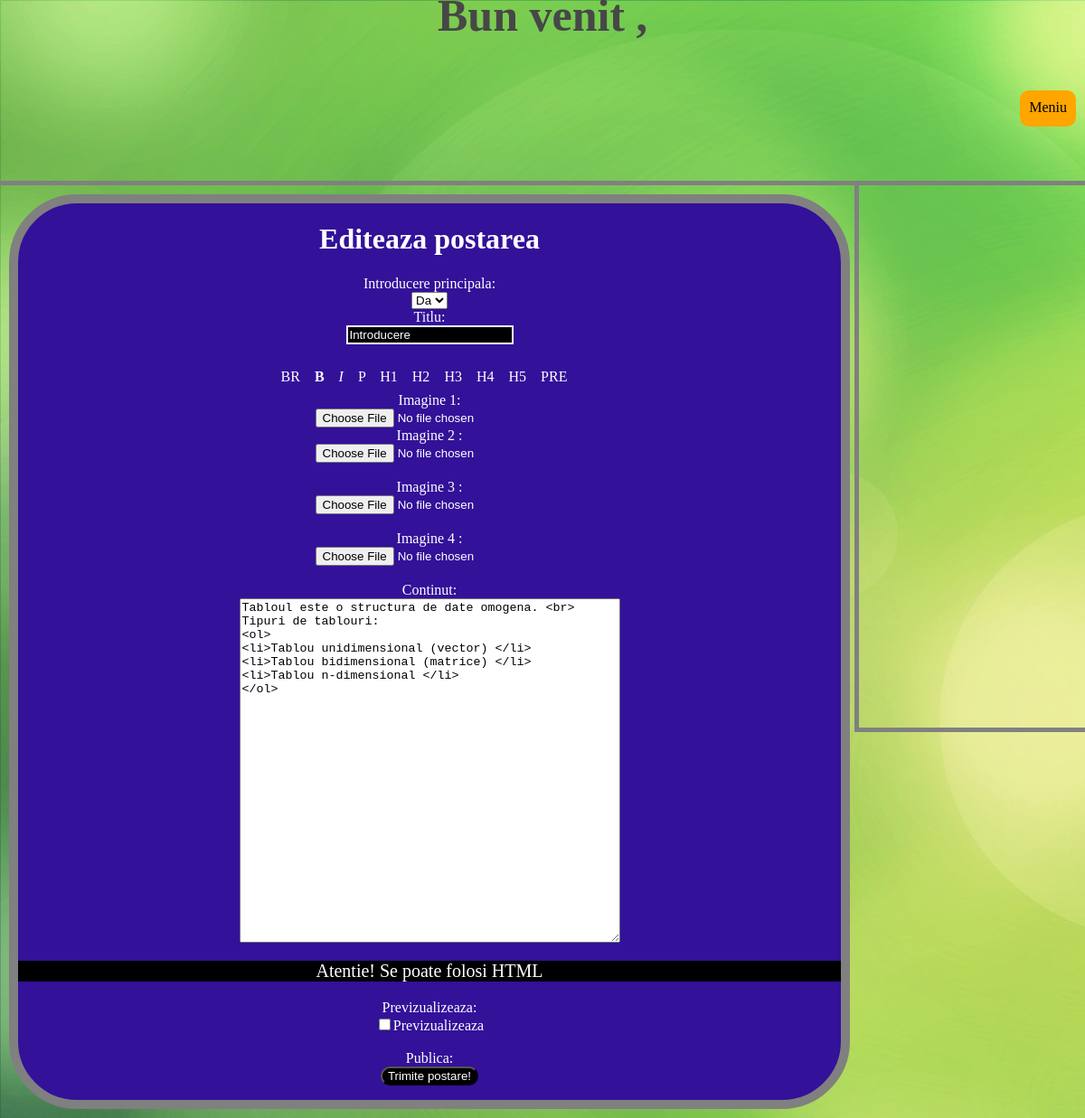
The page /admin/edit_posts.php?editare=1&int=da (signed in) on the database its author committed.
### tables this page shows
CREATE TABLE IF NOT EXISTS `introducere` (
`id` int(11) NOT NULL,
  `titlu` varchar(255) NOT NULL,
  `continut` text NOT NULL,
  `ismain` enum('Da','Nu') NOT NULL DEFAULT 'Da',
  `img1` varchar(255) NOT NULL,
  `img2` varchar(255) NOT NULL,
  `img3` varchar(255) NOT NULL,
  `img4` varchar(255) NOT NULL
);

### admin/edit_posts.php (the view, shortened to what this page needs)
<?php
$edit_id = $_GET['editare'];
$query = mysql_query("SELECT `post_author` FROM `posts` WHERE `post_id` = '$edit_id' ");
$row = mysql_fetch_row($query);
$autor = $row[0];
if($_SESSION['user_level']=='a' && $_SESSION['user_nick'] != $autor){
echo '<script>alert("Nu esti autorizat sa editezi postarea lui '. $autor .'")</script>';
echo "<script>window.open('view_posts.php', '_self')</script>";
}
else {
require_once 'antet_admin.php';
?>
<div id="center2"> <h1 class="centru">Editeaza postarea</h1>
<?php
if(!isset($_GET['int'])){
if(isset($_GET['editare'])){
$edit_id = $_GET['editare'];
$edit_query = "select * from posts where post_id='$edit_id'";
$run_edit = mysql_query($edit_query);
while ($edit_row=mysql_fetch_array($run_edit)) {
  $post_id = $edit_row['post_id'];
  $post_title = $edit_row['post_title'];
  $post_author = $edit_row['post_author'];
  $post_keywords = $edit_row['post_keywords'];
  $post_image = $edit_row['post_image'];
  $post_image2 = $edit_row['img1'];
  $post_image3 = $edit_row['img2'];
  $post_image4 = $edit_row['img3'];
  $post_image5 = $edit_row['img4'];
  $post_image6 = $edit_row['img5'];
  $post_image7 = $edit_row['img6'];
  $post_image8 = $edit_row['img7'];
  $post_image9 = $edit_row['img8'];
  $post_image10 = $edit_row['img9'];
  $post_image11 = $edit_row['img10'];
  $post_image12 = $edit_row['img11'];
  $post_image13 = $edit_row['img12'];
  $post_image14 = $edit_row['img13'];
  $post_image15 = $edit_row['img14'];
  $post_content = htmlentities($edit_row['post_content']);
  $post_date = $edit_row['post_date'];
  $post_category = $edit_row['post_category'];
}
}
?>
 <form method="post" action="edit_posts.php?editare=<?php echo $post_id; ?>" enctype="multipart/form-data">
     Titlu:<br>
   	 <input type="text" name="title" value="<?php echo $post_title?>" autofocus><br>
   	 Categorie:<br>
     <select name="alege2">
     <option value="<?php echo $post_category; ?>"><?php echo $post_category; ?></option>
     <?php $cat_query = "SELECT DISTINCT post_category from posts where post_category != '$post_category' ";
      $cat_edit = mysql_query($cat_query);
      while ($cat_nick=mysql_fetch_array($cat_edit)) {
  $categorie = $cat_nick['post_category']; ?>
  <option value="<?php echo $categorie; ?>"><?php echo $categorie;  ?></option>
  <?php } ?>
</select><br />
	 Autor:<br>
   	 <input type="text" name="author" value="<?php echo $post_author?>"><br>
	 Cuvinte cheie:<br>
   	 <input type="text" name="keywords" value="<?php echo $post_keywords?>"><br>
	 <a href="javascript:imga();" id="imgbuton">Adauga Imagini</a><br/>
	 <div class="imagini">
	 Imagine 1:<br>
   	 <input type="file" name="img1"><br>
	 	 <br>
	<?php if($post_image !=''){ ?> <img src="../images/<?php echo $post_image;?>" width="200px" height="150px"><br><?php } ?>
     Imagine 2 :<br>
     <input type="file" name="img2"><br>
	<?php if($post_image2!=''){ ?> <img src="../images/<?php echo $post_image2;?>" width="200px" height="150px"><br><?php } ?>
	 <br>
     Imagine 3 :<br>
     <input type="file" name="img3"><br>
	<?php if($post_image3!=''){ ?> <img src="../images/<?php echo $post_image3;?>" width="200px" height="150px"><br><?php } ?>
	 <br>
     Imagine 4 :<br>
     <input type="file" name="img4"><br>
	<?php if($post_image4!=''){ ?> <img src="../images/<?php echo $post_image4;?>" width="200px" height="150px"><br><?php } ?>
	 <br>
	 Imagine 5 :<br>
     <input type="file" name="img5"><br>
	<?php if($post_image5!=''){ ?> <img src="../images/<?php echo $post_image5;?>" width="200px" height="150px"><br><?php } ?>
	 <br>
     Imagine 6 :<br>
     <input type="file" name="img6"><br>
	<?php if($post_image6!=''){ ?> <img src="../images/<?php echo $post_image6;?>" width="200px" height="150px"><br><?php } ?>
	 <br>
     Imagine 7 :<br>
     <input type="file" name="img7"><br>
	<?php if($post_image7!=''){ ?> <img src="../images/<?php echo $post_image7;?>" width="200px" height="150px"><br><?php } ?>
	 <br>
     Imagine 8 :<br>
     <input type="file" name="img8"><br>
	<?php if($post_image8!=''){ ?> <img src="../images/<?php echo $post_image8;?>" width="200px" height="150px"><br><?php } ?>
	 <br>
     Imagine 9 :<br>
     <input type="file" name="img9"><br>
	<?php if($post_image9!=''){ ?> <img src="../images/<?php echo $post_image9;?>" width="200px" height="150px"><br><?php } ?>
	 <br>
     Imagine 10 :<br>
     <input type="file" name="img10"><br>
	<?php if($post_image10!=''){ ?> <img src="../images/<?php echo $post_image10;?>" width="200px" height="150px"><br><?php } ?>
	 <br>
     Imagine 11 :<br>
     <input type="file" name="img11"><br>
	<?php if($post_image11!=''){ ?> <img src="../images/<?php echo $post_image11;?>" width="200px" height="150px"><br><?php } ?>
	 <br>
     Imagine 12 :<br>
     <input type="file" name="img12"><br>
	<?php if($post_image12!=''){ ?> <img src="../images/<?php echo $post_image12;?>" width="200px" height="150px"><br><?php } ?>
	 <br>
     Imagine 13 :<br>
     <input type="file" name="img13"><br>
	<?php if($post_image13!=''){ ?> <img src="../images/<?php echo $post_image13;?>" width="200px" height="150px"><br><?php } ?>
	 <br>
     Imagine 14 :<br>
     <input type="file" name="img14"><br>
	<?php if($post_image14!=''){ ?> <img src="../images/<?php echo $post_image14;?>" width="200px" height="150px"><br><?php } ?>
	 <br>
     Imagine 15 :<br>
     <input type="file" name="img15"><br>
	<?php if($post_image15!=''){ ?> <img src="../images/<?php echo $post_image15;?>" width="200px" height="150px"><br><?php } ?>
	 <br>
     </div>
	 <?php
     require_once 'comanda.php';
	  ?>
<br>
	 Continut:<br>
   	 <textarea id="insert" name="content" placeholder="Introduceti date despre articol" rows="25" cols="50"><?php echo $post_content?></textarea><br>
	 <br />
	 <div class="warning">Atentie! Se poate folosi HTML </div>
	 Previzualizeaza:
   	 <br />
   	 <input type="checkbox" id="previz" onclick="verifica()" />Previzualizeaza
   	 <br />
   	 <div class="arata" style="display: none;"></div>
   	 <br />
	 Publica:<br>
   	 <input type="submit" name="update" value="Editeaza !">
  </form>
  <div class="back"><a href="http://localhost">Home</a></div>
  <?php } else { ?>
  	<?php if(isset($_GET['editare'])){
$edit_id = $_GET['editare'];
$edit_query = "select * from introducere where id='$edit_id'";
$run_edit = mysql_query($edit_query);
while ($edit_row=mysql_fetch_array($run_edit)) {
  $post_id = $edit_row['id'];
  $post_title = $edit_row['titlu'];
  $post_content = htmlentities($edit_row['continut']);
  $ismain = $edit_row['ismain'];
}
} ?>
  	<form method="post" action="edit_posts.php?editare=<?php echo $post_id; ?>" enctype="multipart/form-data">
 Introducere principala: <br /><select name="alegemain">
     <option value="<?php echo $ismain; ?>"><?php echo $ismain; ?></option>
  </select>
<br/>
     Titlu:<br/>
   	 <input type="text" name="title" value="<?php echo $post_title; ?>" autofocus><br>
	 <br>
<?php
 require 'comanda.php'; ?>
<br>
     Imagine 1:<br>
   	 <input type="file" name="img1"><br />
     Imagine 2 :<br>
     <input type="file" name="img2"><br />
	 <br>
     Imagine 3 :<br>
     <input type="file" name="img3"><br />
	 <br>
     Imagine 4 :<br>
     <input type="file" name="img4"><br />
	 <br>
	 Continut:<br>
   	 <textarea id="insert" name="content" placeholder="Introduceti date despre articol" rows="25" cols="50" onkeyup="myPreview()"><?php echo $post_content; ?></textarea>
   	 <br />
   	 <div class="warning"><p>Atentie! Se poate folosi HTML</p>
   	 </div>
   	 Previzualizeaza:
   	 <br />
   	 <input type="checkbox" id="previz" onclick="verifica()" />Previzualizeaza
   	 <br />
   	 <br />
	 Publica:
	 <br />
   	 <input type="submit" name="updateint" value="Trimite postare!">
  </form>
  	<?php } ?>
  </div>
</body>
</html>
<?php } ?>

### css/admin_style.css (style rules this page uses)
body { background:url(../images/abg.jpg) repeat; padding:0; margin:0; overflow-x:hidden; }
#center2 { padding:10 px; margin:10px; text-align:center; color:white; background:#319;margin-right:260px; border: 10px solid grey; border-radius: 75px; }
.warning { font-size:20px; background:black; color:white; text-decoration: bold; }
input[type=text] { border: 2px solid white; color:white; background:black; }
input[type=submit] { background:black; -moz-border-radius: 41px; -webkit-border-radius: 41px; border-radius: 41px; color:white; }

### rows shown on the page
introducere: alegemain "Da", title "Introducere", content "Tabloul este o structura de date omogena. <br> Tipuri de tablouri: <ol> <li>Tablou unidimensional (vector) </li> <li>Tablou bidimensional (matrice) </li> <li>Tablou n-dimensional </li> </ol>"
